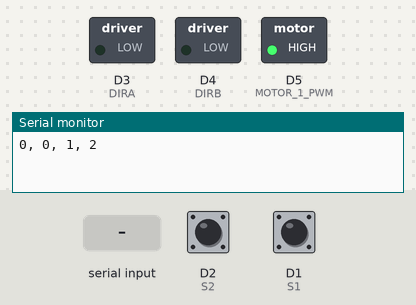
This program was run on a simulated ESP8266 (NodeMCU). On the bench: switched loads named in the program (green lamp = pin HIGH), the last lines printed to the serial monitor. Inputs (shaded band) come from the test bench; at power-on: D2 (S2) HIGH, D1 (S1) HIGH.

Above: at 1.2 s.
1.3 s: "90,45\n" received over Serial
At 2.0 s:
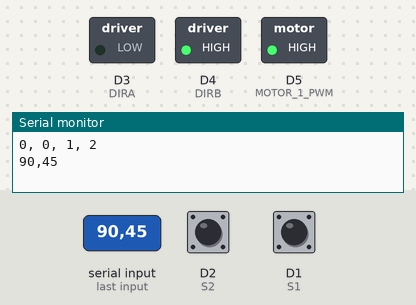
Timing chart, 0 to 4.3 s (numbered marks = the images above; inputs shaded):
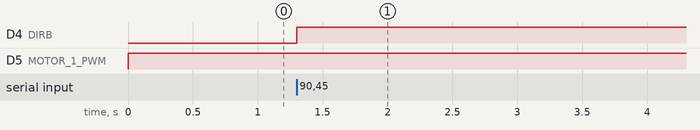

The program:

main.cpp
```cpp
#include <Arduino.h>

#define S1 D1
#define S2 D2
#define DIRA D3
#define DIRB D4
#define MOTOR_1_PWM D5

#define STEP_MARGIN_X 1L       //10 - 1000 (2)
#define MIN_DUTYCYCLE_X 0    //0 - 255 (125)
#define MAX_DUTYCYCLE_X 255    //0 - 255 (255)

unsigned long stepTime = 1;
unsigned long millisStart = 0, millisEnd = 0;
long MxSetPoint = 0;
long MxActualPoint = 0;
byte MxStep = 0;
byte MxStepDone = 0;
byte readByte = 0;
byte readByteNext = 0;
byte bufferSize = 0;

int MxDutyCycle = 100; // 10 - 255

int MxSensorRead1;
int MxSensorRead2;

String inputString = "";      // Almacena la cadena de entrada desde el puerto serial
bool stringComplete = false;  // Indica si se ha completado la cadena de entrada
bool moveComplete = false;


void serialEvent() {
  while (Serial.available()) {
    char inChar = (char)Serial.read();
    Serial.print(inChar);
    if (inChar == '\n') { // Si se recibe un salto de línea, la cadena está completa
      stringComplete = true;
    } else {
      inputString += inChar; // Agregar el carácter a la cadena de entrada
    }
  }
}


void printValues() {
  Serial.print(MxActualPoint);
  Serial.print(", ");
  Serial.print(MxSetPoint);
  Serial.print(", ");
  Serial.print(MxStepDone);
  Serial.print(", ");
  Serial.println(MxStep);
}


void setup() {

  inputString.reserve(50); // Reservar memoria para la cadena de entrada
  Serial.begin(115200);
  pinMode(S1, INPUT);
  pinMode(S2, INPUT);
  digitalWrite(DIRA, 0);
  digitalWrite(DIRB, 0);
  analogWrite(MOTOR_1_PWM, 0);
  pinMode(DIRA, OUTPUT);
  pinMode(DIRB, OUTPUT);
  pinMode(MOTOR_1_PWM, OUTPUT);

}

void loop() {

   millisStart = millis();
   /*
   if((millisStart - millisEnd)>500){
    millisEnd = millisStart;
    //printValues();
   }*/

    do{
      MxSensorRead1 = digitalRead(S1);
      MxSensorRead2 = digitalRead(S2);

     if(MxSensorRead2 == 0 && MxSensorRead1 == 0){
        if(MxStep == 3){
          MxActualPoint++;
          //printValues();
        }
        if(MxStep == 1){
          MxActualPoint--;
          //printValues();
        }
        MxStep = 0;
      }

      if(MxSensorRead2 == 1 && MxSensorRead1 == 0){
        if(MxStep == 0){
          MxActualPoint++;
          //printValues();
        }
        if(MxStep == 2){
          MxActualPoint--;
          //printValues();
        }
        MxStep = 1;
      }

      if(MxSensorRead2 == 1 && MxSensorRead1 == 1){
        if(MxStep == 1){
          MxActualPoint++;
          //printValues();
        }
        if(MxStep == 3){
          MxActualPoint--;
          //printValues();
        }
        MxStep = 2;
      }

      if(MxSensorRead2 == 0 && MxSensorRead1 == 1){
        if(MxStep == 2){
          MxActualPoint++;
          //printValues();
        }
        if(MxStep == 0){
          MxActualPoint--;
          //printValues();
        }
        MxStep = 3;
      }

      if(abs(MxSetPoint - MxActualPoint) < STEP_MARGIN_X){
              analogWrite(MOTOR_1_PWM, 255);
              digitalWrite(DIRA, 0);
              digitalWrite(DIRB, 0);
              MxStepDone = 1;
              //MxDutyCycle = MIN_DUTYCYCLE_X;
      }
      else{
              if(MxActualPoint < MxSetPoint){
                digitalWrite(DIRA, 0);
                digitalWrite(DIRB, 1);
                analogWrite(MOTOR_1_PWM, MxDutyCycle);
              }
              if(MxActualPoint > MxSetPoint){
                digitalWrite(DIRA, 1);
                digitalWrite(DIRB, 0);
                analogWrite(MOTOR_1_PWM, MxDutyCycle);
              }
      }
    yield();
    }while((MxStepDone == 0) || ((millis() - millisStart) < stepTime));

    if(moveComplete == false){
      moveComplete = true;
      printValues();
    }

    if (stringComplete) {
        MxSetPoint =  inputString.toInt(); // Convertir la cadena a un entero
        MxDutyCycle = MAX_DUTYCYCLE_X;
        MxStepDone = 0;

        inputString = "";         // Limpiar la cadena de entrada
        stringComplete = false;   // Reiniciar el indicador de cadena completa
        moveComplete = false;
    }

}
```

Measured:
- after the input at 1.3 s, D4 (DIRB): LOW → HIGH at once
